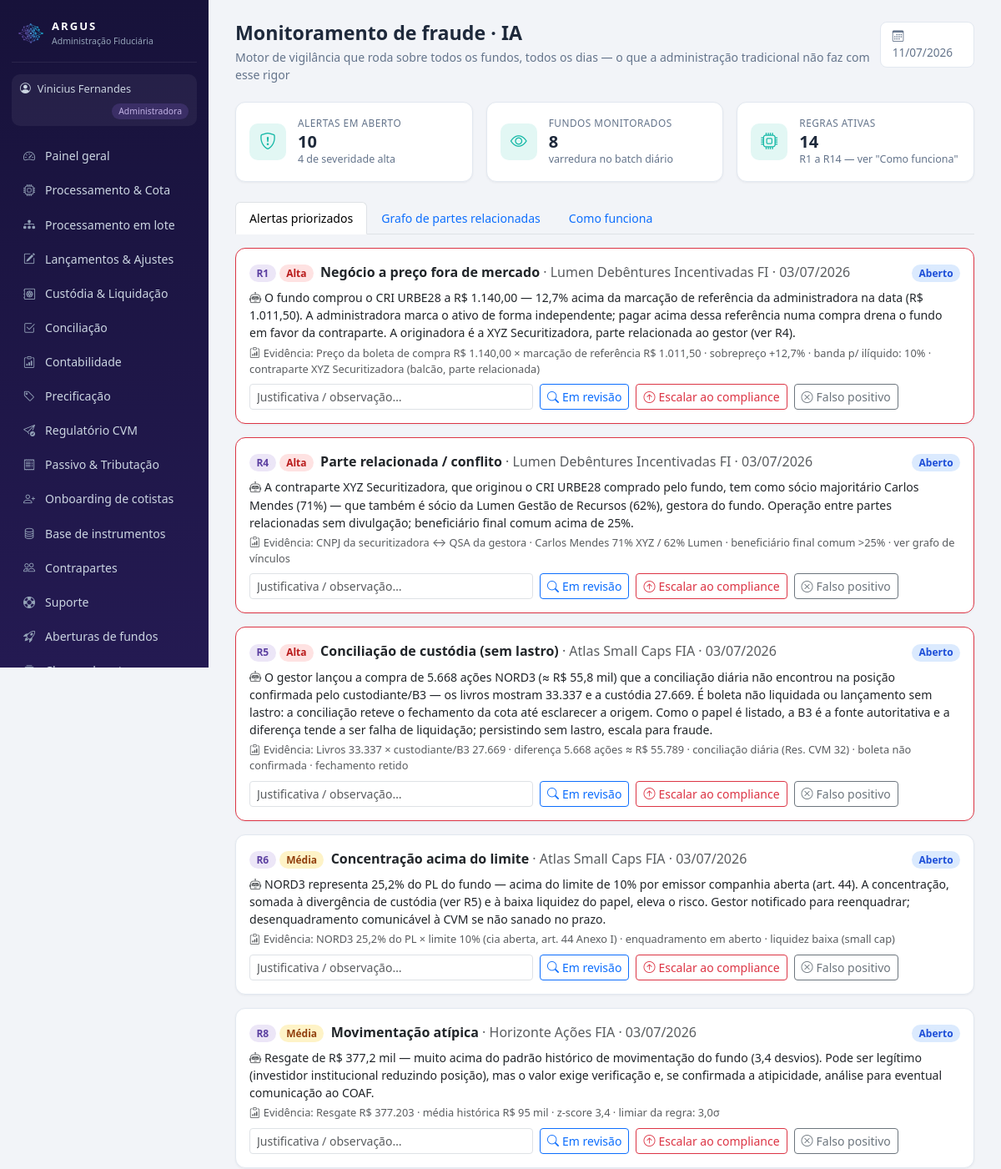
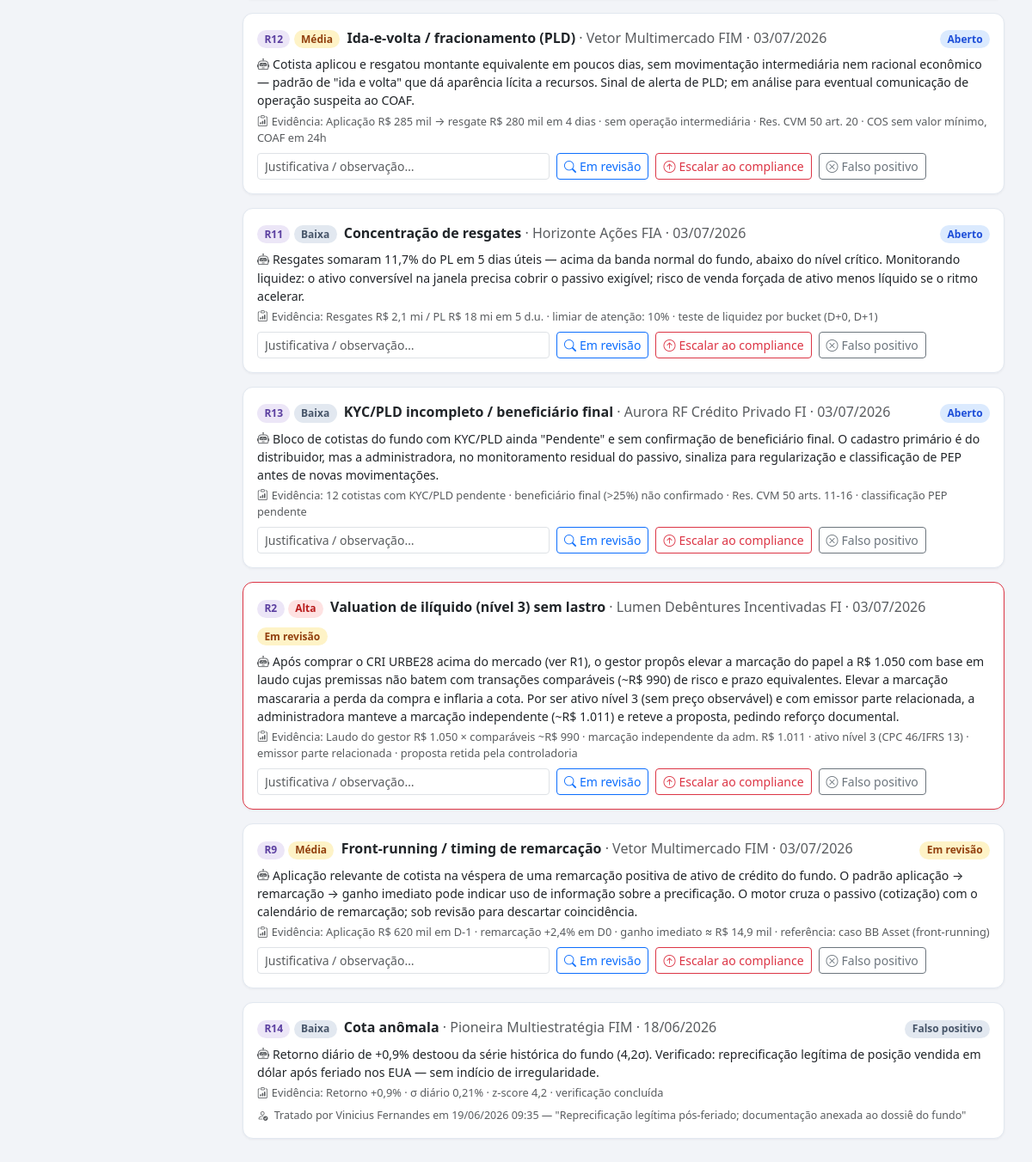
The app's page /admin/fraude.php (signed in) with its own data (2 pictures, top to bottom).
### tables this page shows
CREATE TABLE usuarios (
  id INT AUTO_INCREMENT PRIMARY KEY,
  nome VARCHAR(100) NOT NULL,
  email VARCHAR(120) NOT NULL UNIQUE,
  senha VARCHAR(255) NOT NULL,         
  perfil ENUM('admin','gestor','custodia') NOT NULL,   
  fundo_id INT NULL,
  gestora VARCHAR(150) NULL,
  telefone VARCHAR(30) NULL,
  kyc_status VARCHAR(20) DEFAULT 'Pendente',
  criado_em DATETIME DEFAULT CURRENT_TIMESTAMP
);

CREATE TABLE alertas_fraude (
  id INT AUTO_INCREMENT PRIMARY KEY,
  fundo_id INT NOT NULL,
  data_ref DATE NOT NULL,
  regra VARCHAR(5) NOT NULL,           
  tipo VARCHAR(60) NOT NULL,           
  severidade VARCHAR(10) NOT NULL,     
  explicacao VARCHAR(500) NOT NULL,    
  evidencia VARCHAR(400),              
  status VARCHAR(30) DEFAULT 'Aberto', 
  tratado_por VARCHAR(100),
  tratado_em DATETIME NULL,
  justificativa VARCHAR(400),
  FOREIGN KEY (fundo_id) REFERENCES fundos(id)
);

CREATE TABLE fundos (
  id INT AUTO_INCREMENT PRIMARY KEY,
  nome VARCHAR(150) NOT NULL,
  cnpj VARCHAR(20),
  classe VARCHAR(50),                  
  publico_alvo VARCHAR(60),            
  condominio VARCHAR(20) DEFAULT 'Aberto',
  status VARCHAR(30) DEFAULT 'Ativo',  
  gestora VARCHAR(120),
  benchmark VARCHAR(30) DEFAULT 'CDI',
  tributacao VARCHAR(20) DEFAULT 'Longo Prazo',    
  provisao_despesas DECIMAL(18,2) DEFAULT 0,       
  tipo_fundo VARCHAR(10) DEFAULT 'FIF',            
  master_id INT DEFAULT NULL,                      
  taxa_adm DECIMAL(8,6) DEFAULT 0.0008,       
  taxa_gestao DECIMAL(8,6) DEFAULT 0.007,
  taxa_performance DECIMAL(8,6) DEFAULT 0,    
  caixa_atual DECIMAL(18,2) DEFAULT 0,
  pl_atual DECIMAL(18,2) DEFAULT 0,
  cota_atual DECIMAL(18,8) DEFAULT 1,
  data_abertura DATE,
  transparencia VARCHAR(12) DEFAULT 'delay_1m'   
);

### includes/auth.php (called while the page is built, shortened)
<?php
function usuario() {
    return $_SESSION['usuario'] ?? null;
}
function exigir_perfil(string ...$perfis): array {
    global $pdo;
    $u = usuario();
    if ($u && isset($pdo)) {
        $st = $pdo->prepare('SELECT * FROM usuarios WHERE id = ? AND perfil = ?');
        $st->execute([$u['id'], $u['perfil']]);
        $atual = $st->fetch();
        if (!$atual) { logout_usuario(); $u = null; }
        else { $_SESSION['usuario'] = $u = $atual; }
    }
    return $u;
}
function base_url(): string {
    return defined('BASE_URL') ? BASE_URL : '../';
}

### admin/fraude.php (the view, shortened to what this page needs)
<?php
require_once __DIR__ . '/../config/db.php';
require_once __DIR__ . '/../includes/auth.php';
require_once __DIR__ . '/../includes/layout.php';
$u = exigir_perfil('admin');
$alertas = $pdo->query("SELECT a.*, f.nome fundo_nome FROM alertas_fraude a JOIN fundos f ON f.id=a.fundo_id
                        ORDER BY FIELD(a.status,'Aberto','Em revisão','Escalado','Falso positivo','Encerrado'),
                                 FIELD(a.severidade,'Alta','Média','Baixa'), a.data_ref DESC")->fetchAll();
$abertos = array_filter($alertas, fn($a) => in_array($a['status'], ['Aberto', 'Em revisão'], true));
$altas = array_filter($abertos, fn($a) => $a['severidade'] === 'Alta');
page_start('Monitoramento de fraude · IA', 'IA · Fraude', $u,
    'Motor de vigilância que roda sobre todos os fundos, todos os dias — o que a administração tradicional não faz com esse rigor');
?>
<div class="row row-cols-3 g-3 mb-4">
  <?= kpi('Alertas em aberto', (string)count($abertos), 'bi-shield-exclamation',
          count($altas) . ' de severidade alta') ?>
  <?= kpi('Fundos monitorados', (string)(int)$pdo->query("SELECT COUNT(*) FROM fundos WHERE status='Ativo'")->fetchColumn(),
          'bi-eye', 'varredura no batch diário') ?>
  <?= kpi('Regras ativas', (string)count($regras), 'bi-cpu', 'R1 a R' . count($regras) . ' — ver "Como funciona"') ?>
</div>
<ul class="nav nav-tabs mb-3" role="tablist" style="font-size:.88rem">
  <li class="nav-item"><button class="nav-link active" data-bs-toggle="tab" data-bs-target="#aba-alertas">Alertas priorizados</button></li>
  <li class="nav-item"><button class="nav-link" data-bs-toggle="tab" data-bs-target="#aba-grafo">Grafo de partes relacionadas</button></li>
  <li class="nav-item"><button class="nav-link" data-bs-toggle="tab" data-bs-target="#aba-regras">Como funciona</button></li>
</ul>
<div class="tab-content">
  <div class="tab-pane fade show active" id="aba-alertas">
    <?php foreach ($alertas as $a): ?>
      <div class="card mb-3 <?= $a['severidade'] === 'Alta' && in_array($a['status'], ['Aberto', 'Em revisão']) ? 'border-danger' : '' ?>">
        <div class="card-body py-3">
          <div class="d-flex justify-content-between flex-wrap gap-2">
            <div>
              <?= badge($a['regra'], 'gold') ?> <?= badge_status($a['severidade']) ?>
              <b class="ms-1"><?= e_html($a['tipo']) ?></b>
              <span class="text-muted">· <?= e_html($a['fundo_nome']) ?> · <?= data_br($a['data_ref']) ?></span>
            </div>
            <div><?= badge_status($a['status']) ?></div>
          </div>
          <p class="mb-1 mt-2" style="font-size:.88rem"><i class="bi bi-robot me-1 text-muted"></i><?= e_html($a['explicacao']) ?></p>
          <?php if ($a['evidencia']): ?>
            <p class="text-muted mb-2" style="font-size:.8rem"><i class="bi bi-clipboard-data me-1"></i>Evidência: <?= e_html($a['evidencia']) ?></p>
          <?php endif; ?>
          <?php if (in_array($a['status'], ['Aberto', 'Em revisão'], true)): ?>
            <form method="post" class="d-flex gap-2 flex-wrap align-items-center">
              <input class="form-control form-control-sm" style="max-width:340px" name="justificativa" placeholder="Justificativa / observação…">
              <button class="btn btn-sm btn-outline-primary" name="acao" value="revisar"><i class="bi bi-search me-1"></i>Em revisão</button>
              <button class="btn btn-sm btn-outline-danger" name="acao" value="escalar"><i class="bi bi-arrow-up-circle me-1"></i>Escalar ao compliance</button>
              <button class="btn btn-sm btn-outline-secondary" name="acao" value="falso"><i class="bi bi-x-circle me-1"></i>Falso positivo</button>
            </form>
          <?php elseif ($a['tratado_por']): ?>
            <p class="text-muted mb-0" style="font-size:.78rem"><i class="bi bi-person-check me-1"></i>
              Tratado por <?= e_html($a['tratado_por']) ?> em <?= $a['tratado_em'] ? date('d/m/Y H:i', strtotime($a['tratado_em'])) : '' ?>
              <?= $a['justificativa'] ? '— "' . e_html($a['justificativa']) . '"' : '' ?></p>
          <?php endif; ?>
        </div>
      </div>
    <?php endforeach; ?>
  </div>
</div>
<?php page_end();

### includes/layout.php (shortened to what this page needs)
<?php
require_once __DIR__ . '/helpers.php';
function menu_itens(array $u): array {
    $b = base_url();
    if ($u['perfil'] === 'admin') {
        return [
            ['Painel geral',        $b.'admin/index.php',          'bi-speedometer2'],
            ['Processamento & Cota', $b.'admin/processamento.php', 'bi-cpu'],
            ['Processamento em lote', $b.'admin/batch.php',        'bi-diagram-3-fill'],
            ['Lançamentos & Ajustes', $b.'admin/lancamentos.php',  'bi-pencil-square'],
            ['Custódia & Liquidação', $b.'admin/custodia.php',     'bi-safe2'],
            ['Conciliação',         $b.'admin/conciliacao.php',    'bi-check2-square'],
            ['Contabilidade',       $b.'admin/contabilidade.php',  'bi-clipboard-data'],
            ['Precificação',        $b.'admin/precificacao.php',   'bi-tag'],
            ['Regulatório CVM',     $b.'admin/regulatorio.php',    'bi-send-check'],
            ['Passivo & Tributação', $b.'admin/passivo.php',       'bi-receipt'],
            ['Onboarding de cotistas', $b.'admin/onboarding_cotista.php', 'bi-person-plus'],
            ['Base de instrumentos', $b.'admin/ativos.php',        'bi-database'],
            ['Contrapartes',        $b.'admin/contrapartes.php',   'bi-people'],
            ['Suporte',             $b.'admin/tickets.php',        'bi-life-preserver'],
            ['Aberturas de fundos', $b.'admin/aberturas.php',      'bi-rocket-takeoff'],
            ['Classes de cotas',    $b.'admin/classes.php',        'bi-collection'],
            ['Classes & Subclasses', $b.'admin/subclasses.php',    'bi-diagram-3'],
            ['FIP / Private Equity', $b.'admin/fip.php',           'bi-building-gear'],
            ['Carteiras',           $b.'admin/carteiras.php',      'bi-collection'],
            ['Pendências',          $b.'admin/pendencias.php',     'bi-list-task'],
            ['IA · Fraude',         $b.'admin/fraude.php',         'bi-shield-exclamation'],
            ['Repasses',            $b.'admin/repasses.php',       'bi-cash-stack'],
            ['Fundos & Clientes',   $b.'admin/fundos.php',         'bi-folder-plus'],
        ];
    }
    global $pdo;
    $itens = [
        ['Visão geral',       $b.'gestor/index.php',        'bi-speedometer2'],
        ['Aprovação de cota', $b.'gestor/cotas.php',        'bi-clipboard-check'],
        ['Boletar operação',  $b.'gestor/boletas.php',      'bi-receipt-cutoff'],
        ['Catálogo de ativos', $b.'gestor/ativos.php',      'bi-database'],
        ['Carteira',          $b.'gestor/carteira.php',     'bi-pie-chart'],
        ['Caixa & Fluxo',     $b.'gestor/caixa.php',        'bi-wallet2'],
        ['Cotistas',          $b.'gestor/cotistas.php',     'bi-people'],
        ['Acessos & transparência', $b.'gestor/acessos.php', 'bi-key'],
        ['Performance',       $b.'gestor/performance.php',  'bi-graph-up-arrow'],
        ['Relatórios',        $b.'gestor/relatorios.php',   'bi-file-earmark-text'],
        ['Enquadramento',     $b.'gestor/enquadramento.php','bi-check-circle'],
        ['Assembleias',       $b.'gestor/assembleias.php',  'bi-megaphone'],
        ['Comunicados',       $b.'gestor/comunicados.php',  'bi-chat-left-text'],
        ['Chamados de cotistas', $b.'gestor/chamados_cotistas.php', 'bi-chat-dots'],
        ['Equipe do fundo',   $b.'gestor/equipe.php',       'bi-people-fill'],
        ['Criar fundo',       $b.'gestor/novo_fundo.php',   'bi-plus-square'],
        ['Suporte',           $b.'gestor/tickets.php',      'bi-life-preserver'],
    ];
    $livres = ['Equipe do fundo', 'Criar fundo', 'Suporte'];
    $fundo = fundo_do_usuario($pdo, $u);
    $fid = (int)$fundo['id'];
    $principal = eh_principal($pdo, $u, $fid);
    $mapa = permissao_de_menu();
    return array_values(array_filter($itens, function ($it) use ($mapa, $principal, $pdo, $u, $fid, $livres) {
        if (in_array($it[0], $livres, true)) return true;
        $req = $mapa[$it[0]] ?? null;
        if ($req === null) return true;
        if ($req === '__principal__') return $principal;
        return $principal || pode($pdo, $u, $fid, $req);
    }));
}
function page_start(string $titulo, string $ativo, array $u, string $subtitulo = ''): void {
    $b = base_url();
    $perfilRotulo = ['admin' => 'Administradora', 'gestor' => 'Gestor', 'custodia' => 'Custodiante'][$u['perfil']] ?? $u['perfil'];
    $perfilCor    = ['admin' => 'gold', 'gestor' => 'teal'][$u['perfil']] ?? 'blue';
    ?><!DOCTYPE html>
<html lang="pt-BR">
<head>
<link href="https://cdn.jsdelivr.net/npm/bootstrap@5.3.3/dist/css/bootstrap.min.css" rel="stylesheet">
<link href="https://cdn.jsdelivr.net/npm/bootstrap-icons@1.11.3/font/bootstrap-icons.min.css" rel="stylesheet">
<link href="https://cdn.jsdelivr.net/npm/flatpickr@4.6.13/dist/flatpickr.min.css" rel="stylesheet">
<link href="<?= $b ?>assets/css/style.css" rel="stylesheet">
</head>
<body>
<div class="app-wrap">
  <aside class="sidebar">
    <div class="brand">
      <img src="<?= $b ?>assets/favicon.png" class="brand-mark" alt="Argus">
      <div>
        <div class="brand-name">ARGUS</div>
        <div class="brand-sub">Administração Fiduciária</div>
      </div>
    </div>
    <div class="perfil-chip chip-<?= $perfilCor ?>">
      <i class="bi bi-person-circle"></i> <?= e_html($u['nome']) ?>
      <span><?= $perfilRotulo ?></span>
    </div>
    <nav class="menu">
      <?php foreach (menu_itens($u) as [$rotulo, $href, $icone]): ?>
        <a href="<?= $href ?>" class="<?= $rotulo === $ativo ? 'ativo' : '' ?>">
          <i class="bi <?= $icone ?>"></i> <?= e_html($rotulo) ?>
        </a>
      <?php endforeach; ?>
    </nav>
  </aside>
  <main class="conteudo">
    <div class="titulo-pagina">
      <div>
        <h1><?= e_html($titulo) ?></h1>
        <?php if ($subtitulo): ?><p class="subtitulo"><?= $subtitulo ?></p><?php endif; ?>
      </div>
      <div class="data-ref"><i class="bi bi-calendar3"></i> <?= date('d/m/Y') ?></div>
    </div>
<?php
}
function page_end(): void {
    ?>
  </main>
</div>
</body>
</html><?php
}
function kpi(string $rotulo, string $valor, string $icone = 'bi-graph-up', string $extra = ''): string {
    return '<div class="col"><div class="kpi-card">
        <div class="kpi-icone"><i class="bi ' . $icone . '"></i></div>
        <div><div class="kpi-rotulo">' . e_html($rotulo) . '</div>
        <div class="kpi-valor">' . $valor . '</div>' . ($extra ? '<div class="kpi-extra">' . $extra . '</div>' : '') . '</div>
    </div></div>';
}

### includes/helpers.php (shortened to what this page needs)
<?php
function e_html($s): string { return htmlspecialchars((string)$s, ENT_QUOTES, 'UTF-8'); }
function badge(string $texto, string $cor): string {
    return '<span class="badge badge-soft-' . $cor . '">' . e_html($texto) . '</span>';
}
function badge_status(string $s): string {
    $map = [
        'OK' => 'success', 'Ativo' => 'success', 'Ativa' => 'success', 'Conciliado' => 'success', 'Concluída' => 'success',
        'Pago' => 'success', 'Aprovado' => 'success', 'Respondido' => 'success', 'Reenquadrado' => 'success',
        'Resolvido' => 'success', 'Encerrado' => 'secondary', 'Encerrada' => 'secondary', 'Falso positivo' => 'secondary',
        'Pendente' => 'warning', 'Em andamento' => 'warning', 'Em abertura' => 'warning',
        'Em análise' => 'warning', 'Em revisão' => 'warning', 'Apurado' => 'warning', 'Rodando' => 'info',
        'Instruído' => 'info', 'Aberto' => 'info', 'Em aberto' => 'warning',
        'Erro' => 'danger', 'Divergente' => 'danger', 'Escalado' => 'danger',
        'Alta' => 'danger', 'Média' => 'warning', 'Baixa' => 'secondary',
        'Timing' => 'info', 'Suspeita' => 'danger',
    ];
    return badge($s, $map[$s] ?? 'secondary');
}
function data_br($d): string {
    return date('d/m/Y', strtotime($d));
}

### records on screen
usuarios: nome "Vinicius Fernandes", perfil "Administradora"
alertas_fraude: regra "R1 Alta Aberto", tipo "Negócio a preço fora de mercado", fundo.nome "Lumen Debêntures Incentivadas FI", data_ref "03/07/2026", explicacao "O fundo comprou o CRI URBE28 a R$ 1.140,00 — 12,7% acima da marcação de referência da administradora na data (R$ 1.011,50). A administradora marca o ativo de forma independente; pagar acima dessa referência numa compra drena o fundo em favor da contraparte. A originadora é a XYZ Securitizadora, parte relacionada ao gestor (ver R4).", evidencia "Preço da boleta de compra R$ 1.140,00 × marcação de referência R$ 1.011,50 · sobrepreço +12,7% · banda p/ ilíquido: 10% · contraparte XYZ Securitizadora (balcão, parte relacionada)"
alertas_fraude: regra "R4 Alta Aberto", tipo "Parte relacionada / conflito", fundo.nome "Lumen Debêntures Incentivadas FI", data_ref "03/07/2026", explicacao "A contraparte XYZ Securitizadora, que originou o CRI URBE28 comprado pelo fundo, tem como sócio majoritário Carlos Mendes (71%) — que também é sócio da Lumen Gestão de Recursos (62%), gestora do fundo. Operação entre partes relacionadas sem divulgação; beneficiário final comum acima de 25%.", evidencia "CNPJ da securitizadora ↔ QSA da gestora · Carlos Mendes 71% XYZ / 62% Lumen · beneficiário final comum >25% · ver grafo de vínculos"
alertas_fraude: regra "R5 Alta Aberto", tipo "Conciliação de custódia (sem lastro)", fundo.nome "Atlas Small Caps FIA", data_ref "03/07/2026", explicacao "O gestor lançou a compra de 5.668 ações NORD3 (≈ R$ 55,8 mil) que a conciliação diária não encontrou na posição confirmada pelo custodiante/B3 — os livros mostram 33.337 e a custódia 27.669. É boleta não liquidada ou lançamento sem lastro: a conciliação reteve o fechamento da cota até esclarecer a origem. Como o papel é listado, a B3 é a fonte autoritativa e a diferença tende a ser falha de liquidação; persistindo sem lastro, escala para fraude.", evidencia "Livros 33.337 × custodiante/B3 27.669 · diferença 5.668 ações ≈ R$ 55.789 · conciliação diária (Res. CVM 32) · boleta não confirmada · fechamento retido"
alertas_fraude: regra "R6 Média Aberto", tipo "Concentração acima do limite", fundo.nome "Atlas Small Caps FIA", data_ref "03/07/2026", explicacao "NORD3 representa 25,2% do PL do fundo — acima do limite de 10% por emissor companhia aberta (art. 44). A concentração, somada à divergência de custódia (ver R5) e à baixa liquidez do papel, eleva o risco. Gestor notificado para reenquadrar; desenquadramento comunicável à CVM se não sanado no prazo.", evidencia "NORD3 25,2% do PL × limite 10% (cia aberta, art. 44 Anexo I) · enquadramento em aberto · liquidez baixa (small cap)"
alertas_fraude: regra "R8 Média Aberto", tipo "Movimentação atípica", fundo.nome "Horizonte Ações FIA", data_ref "03/07/2026", explicacao "Resgate de R$ 377,2 mil — muito acima do padrão histórico de movimentação do fundo (3,4 desvios). Pode ser legítimo (investidor institucional reduzindo posição), mas o valor exige verificação e, se confirmada a atipicidade, análise para eventual comunicação ao COAF.", evidencia "Resgate R$ 377.203 · média histórica R$ 95 mil · z-score 3,4 · limiar da regra: 3,0σ"
alertas_fraude: regra "R12 Média Aberto", tipo "Ida-e-volta / fracionamento (PLD)", fundo.nome "Vetor Multimercado FIM", data_ref "03/07/2026", explicacao "Cotista aplicou e resgatou montante equivalente em poucos dias, sem movimentação intermediária nem racional econômico — padrão de \"ida e volta\" que dá aparência lícita a recursos. Sinal de alerta de PLD; em análise para eventual comunicação de operação suspeita ao COAF.", evidencia "Aplicação R$ 285 mil → resgate R$ 280 mil em 4 dias · sem operação intermediária · Res. CVM 50 art. 20 · COS sem valor mínimo, COAF em 24h"
alertas_fraude: regra "R11 Baixa Aberto", tipo "Concentração de resgates", fundo.nome "Horizonte Ações FIA", data_ref "03/07/2026", explicacao "Resgates somaram 11,7% do PL em 5 dias úteis — acima da banda normal do fundo, abaixo do nível crítico. Monitorando liquidez: o ativo conversível na janela precisa cobrir o passivo exigível; risco de venda forçada de ativo menos líquido se o ritmo acelerar.", evidencia "Resgates R$ 2,1 mi / PL R$ 18 mi em 5 d.u. · limiar de atenção: 10% · teste de liquidez por bucket (D+0, D+1)"
alertas_fraude: regra "R13 Baixa Aberto", tipo "KYC/PLD incompleto / beneficiário final", fundo.nome "Aurora RF Crédito Privado FI", data_ref "03/07/2026", explicacao "Bloco de cotistas do fundo com KYC/PLD ainda \"Pendente\" e sem confirmação de beneficiário final. O cadastro primário é do distribuidor, mas a administradora, no monitoramento residual do passivo, sinaliza para regularização e classificação de PEP antes de novas movimentações.", evidencia "12 cotistas com KYC/PLD pendente · beneficiário final (>25%) não confirmado · Res. CVM 50 arts. 11-16 · classificação PEP pendente"
alertas_fraude: regra "R2 Alta Em revisão", tipo "Valuation de ilíquido (nível 3) sem lastro", fundo.nome "Lumen Debêntures Incentivadas FI", data_ref "03/07/2026", explicacao "Após comprar o CRI URBE28 acima do mercado (ver R1), o gestor propôs elevar a marcação do papel a R$ 1.050 com base em laudo cujas premissas não batem com transações comparáveis (~R$ 990) de risco e prazo equivalentes. Elevar a marcação mascararia a perda da compra e inflaria a cota. Por ser ativo nível 3 (sem preço observável) e com emissor parte relacionada, a administradora manteve a marcação independente (~R$ 1.011) e reteve a proposta, pedindo reforço documental.", evidencia "Laudo do gestor R$ 1.050 × comparáveis ~R$ 990 · marcação independente da adm. R$ 1.011 · ativo nível 3 (CPC 46/IFRS 13) · emissor parte relacionada · proposta retida pela controladoria"
alertas_fraude: regra "R9 Média Em revisão", tipo "Front-running / timing de remarcação", fundo.nome "Vetor Multimercado FIM", data_ref "03/07/2026", explicacao "Aplicação relevante de cotista na véspera de uma remarcação positiva de ativo de crédito do fundo. O padrão aplicação → remarcação → ganho imediato pode indicar uso de informação sobre a precificação. O motor cruza o passivo (cotização) com o calendário de remarcação; sob revisão para descartar coincidência.", evidencia "Aplicação R$ 620 mil em D-1 · remarcação +2,4% em D0 · ganho imediato ≈ R$ 14,9 mil · referência: caso BB Asset (front-running)"
alertas_fraude: regra "R14 Baixa Falso positivo", tipo "Cota anômala", fundo.nome "Pioneira Multiestratégia FIM", data_ref "18/06/2026", explicacao "Retorno diário de +0,9% destoou da série histórica do fundo (4,2σ). Verificado: reprecificação legítima de posição vendida em dólar após feriado nos EUA — sem indício de irregularidade.", evidencia "Retorno +0,9% · σ diário 0,21% · z-score 4,2 · verificação concluída", tratado_por "Vinicius Fernandes", tratado_em "19/06/2026 09:35", justificativa "Reprecificação legítima pós-feriado; documentação anexada ao dossiê do fundo"

### other values on screen
e_html($rotulo) "Painel geral"
e_html($rotulo) "Processamento & Cota"
e_html($rotulo) "Processamento em lote"
e_html($rotulo) "Lançamentos & Ajustes"
e_html($rotulo) "Custódia & Liquidação"
e_html($rotulo) "Conciliação"
e_html($rotulo) "Contabilidade"
e_html($rotulo) "Precificação"
e_html($rotulo) "Regulatório CVM"
e_html($rotulo) "Passivo & Tributação"
e_html($rotulo) "Onboarding de cotistas"
e_html($rotulo) "Base de instrumentos"
e_html($rotulo) "Contrapartes"
e_html($rotulo) "Suporte"
e_html($rotulo) "Aberturas de fundos"
